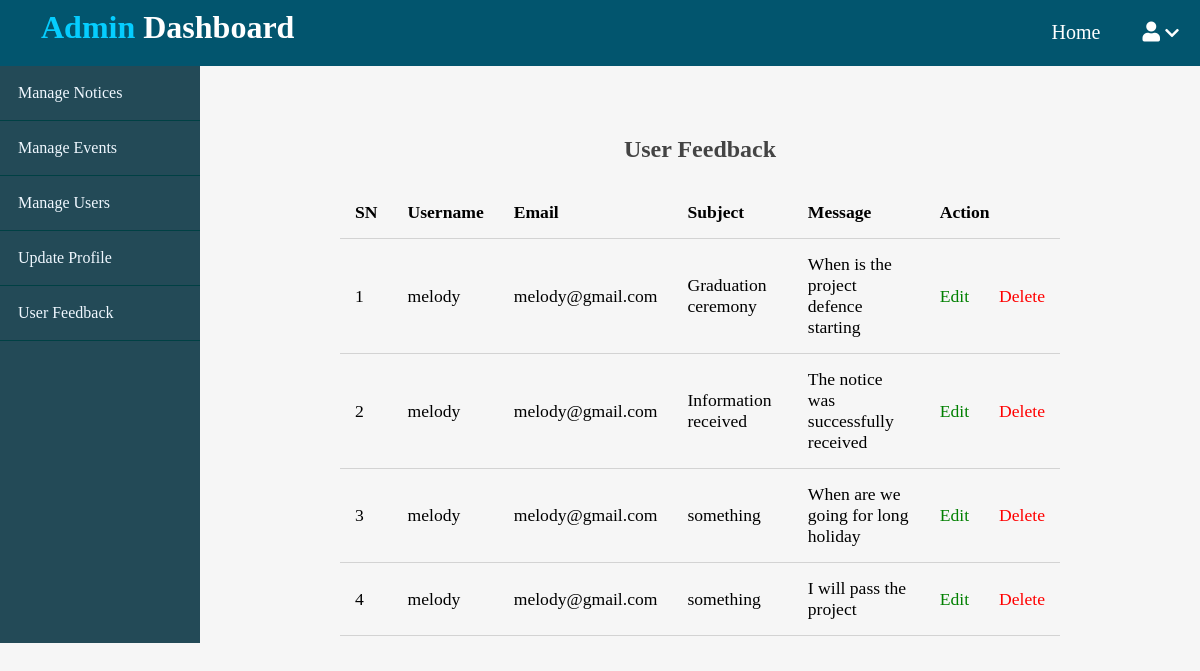
/admin/feedback/index.php, run on the app's committed database.
### tables this page shows
CREATE TABLE `feedback` (
  `id` int(11) NOT NULL,
  `username` varchar(200) NOT NULL,
  `email` varchar(200) NOT NULL,
  `subject` varchar(200) NOT NULL,
  `message` varchar(200) NOT NULL,
  `created_alt` date NOT NULL DEFAULT current_timestamp()
);

### admin/feedback/index.php (the view, shortened to what this page needs)
<?php
include("../../app/database/db.php");
$query = "SELECT * FROM feedback ORDER BY created_alt DESC";
$results = mysqli_query($conn, $query);
?>
<!DOCTYPE html>
<html>
<head>
		<link rel="stylesheet" href="https://cdnjs.cloudflare.com/ajax/libs/font-awesome/5.15.3/css/all.min.css">
		<link rel="stylesheet" type="text/css" href="../../assets/css/style.css">
		<link rel="stylesheet" type="text/css" href="../../assets/css/admin.css">
</head>
<body>
<?php include("../../app/includes/adminheader.php"); ?>
	  <div class="admin-wrapper">
<div class="left-sidebar">
	  		<ul>
			     <li><a href="../notice/index.php">Manage Notices</a></li>
	  			<li><a href="../events/index.php">Manage Events</a></li>
				<li><a href="../users/index.php">Manage Users</a></li>
				<li><a href="../profile/index.php">Update Profile</a></li>
				<li><a href="index.php">User Feedback</a></li>
	  		</ul>
	  	</div>
	  	<div class="admin-content">
	  		<div class="content">
	  			<h2 class="admin-title">User Feedback</h2>
	  			<table>
	  		 	<thead>
				   <tr>
	  		 		<th>SN</th>
					<th>Username</th>
					<th>Email</th>
	  		 		<th>Subject</th>
	  		 		<th>Message</th>
	  		 		<th colspan="2">Action</th>
				   </tr>
	  		 	</thead>
	  		 	<tbody>
				   <?php
				     $count = 1;
				      if ($results->num_rows > 0){
						  while ($row = $results->fetch_assoc()){
                   ?>
							<tr>
							<td><?php echo $count; ?></td>
							<td><?php echo $row['username']; ?></td>
							<td><?php echo $row['email']; ?></td>
							<td><?php echo $row['subject']; ?></td>
							<td><?php echo $row['message']; ?></td>
							<td><a href="update.php?id=<?php echo $row['id']; ?>" class="edit">Edit</a></td>
							<td><a href="delete.php?id=<?php echo $row['id']; ?>" class="delete">Delete</a></td>
						    </tr>
					<?php   $count++;}
					  }
				   ?>
	  		 	</tbody>
	  		 </table>
	  		</div>
	  	</div>
	  </div>
</body>
</html>

### assets/css/style.css (style rules this page uses)
* { box-sizing: border-box; }
html,body { padding: 0px; margin: 0px; height: 100%; background: #f6f6f6; font-family: 'Lora',serif; }
h1,h2,h3,h4 { font-family: 'Candal',serif; color: #444; margin: 5px; }
a { text-decoration: none; color: inherit; }
.content { width: 90%; margin: 30px auto 30px; }

### assets/css/admin.css (style rules this page uses)
.admin-wrapper { display: flex; height: calc(643px - 66px); }
.admin-wrapper .left-sidebar { flex: 2; height: 100%; background: #234a57; }
.admin-wrapper .left-sidebar ul { list-style: none; margin: 0px; padding: 0px; color: aliceblue; }
.admin-wrapper .left-sidebar ul li a { padding: 18px; display: block; border-bottom: 1px solid #004044; }
.admin-wrapper .admin-content { flex: 8; height: 100%; padding: 40px 100px 100px; overflow-y: scroll; }
.admin-wrapper .admin-title { text-align: center; margin-bottom: 1.5rem; }
table { width: 100%; border-collapse: collapse; font-size: 1.1rem; }
th,td { padding: 15px; text-align: left; border-bottom: 1px solid #d3d3d3; }
.edit { color: green; }
.delete { color: red; }

### data on the page
feedback: username "melody", email "melody@gmail.com", subject "Graduation ceremony", message "When is the project defence starting"
feedback: username "melody", email "melody@gmail.com", subject "Information received", message "The notice was successfully received"
feedback: username "melody", email "melody@gmail.com", subject "something", message "When are we going for long holiday"
feedback: username "melody", email "melody@gmail.com", subject "something", message "I will pass the project"
